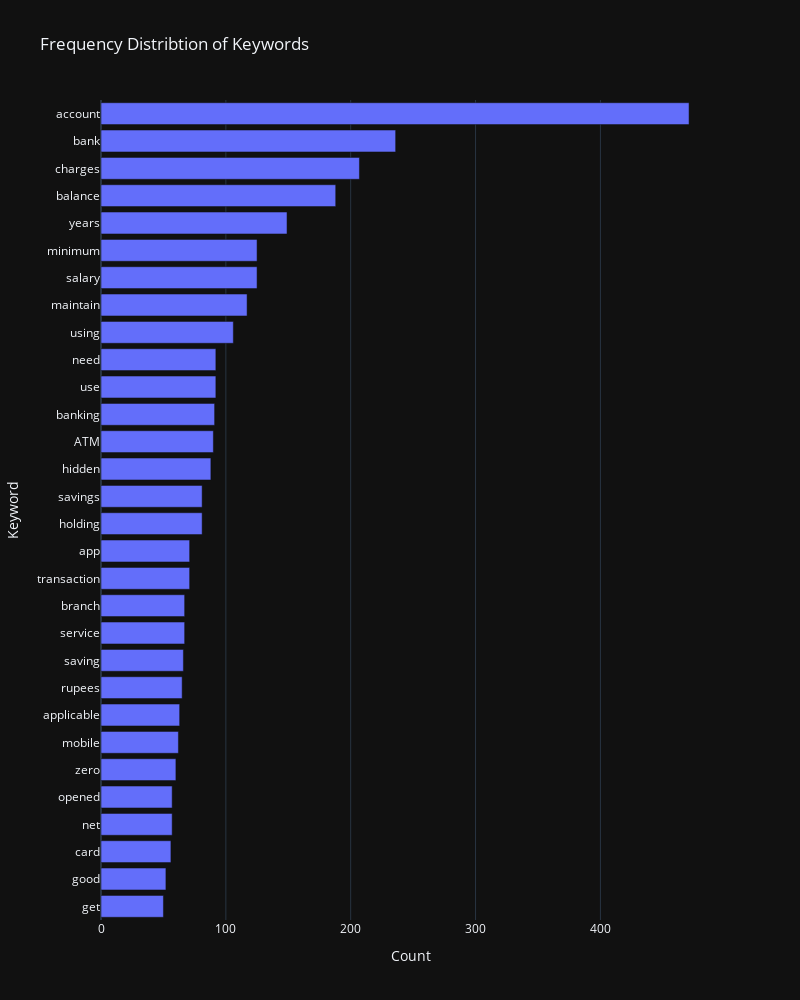

Notebook code for this chart:
### Code cell
# let's check the top 30 common words in the review of category 'to be improved'
fd = nltk.FreqDist(processed_text)
top30_keyword = fd.most_common(30)

top30_keyword_df = pd.DataFrame(top30_keyword)
top30_keyword_df.columns = ['Keyword', 'Count']
keyword_df = top30_keyword_df.sort_values(by='Count', ascending=True)

fig = px.bar(keyword_df, x=keyword_df['Count'], y=keyword_df['Keyword'], width=800, height=1000, template='plotly_dark', title='Frequency Distribtion of Keywords')
fig.update_layout(
    xaxis = dict(
        title='Count'
    ),
    yaxis = dict(
        title='Keyword'
    )
)
fig.show()

### Figure 1 — Plotly figure (JSON) as saved in the notebook; plotly's stock layout.template omitted (floating-point values rounded to 4 significant figures)
{"data": [{"alignmentgroup": "True", "hovertemplate": "Count=%{x}<br>Keyword=%{y}<extra></extra>", "legendgroup": "", "marker": {"color": "#636efa", "pattern": {"shape": ""}}, "name": "", "offsetgroup": "", "orientation": "h", "showlegend": false, "textposition": "auto", "type": "bar", "x": [50, 52, 56, 57, 57, 60, 62, 63, 65, 66, 67, 67, 71, 71, 81, 81, 88, 90, 91, 92, 92, 106, 117, 125, 125, 149, 188, 207, 236, 471], "xaxis": "x", "y": ["get", "good", "card", "net", "opened", "zero", "mobile", "applicable", "rupees", "saving", "service", "branch", "transaction", "app", "holding", "savings", "hidden", "ATM", "banking", "use", "need", "using", "maintain", "salary", "minimum", "years", "balance", "charges", "bank", "account"], "yaxis": "y"}], "layout": {"barmode": "relative", "height": 1000, "legend": {"tracegroupgap": 0}, "title": {"text": "Frequency Distribtion of Keywords"}, "width": 800, "xaxis": {"anchor": "y", "autorange": true, "domain": [0, 1], "range": [0, 495.8], "title": {"text": "Count"}, "type": "linear"}, "yaxis": {"anchor": "x", "autorange": true, "domain": [0, 1], "range": [-0.5, 29.5], "title": {"text": "Keyword"}, "type": "category"}}}
